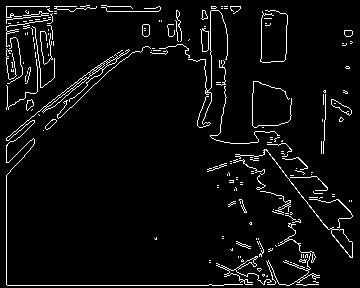
%> input picture Post-processing/E/e1200.jpg, 360 x 288 px
$ octave compare.m   (GNU Octave 9; MATLAB toolbox functions it lacks are replaced by stand-ins)
%> lines starting %> are read from the running program, lines starting %| are printed output that depends on the picture
clc;
clear;
close all;
x=imread('e1200.jpg');
%> x is the input picture: size 288x360 uint8; min 0, max 255, mean 13.1
y=imread('I1200.jpg');
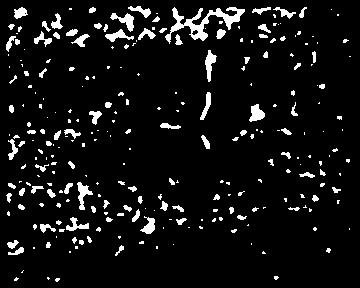
%> input picture Post-processing/I/I1200.jpg, 360 x 288 px
%> y is the input picture: size 288x360 uint8; min 0, max 255, mean 18.9
z=imread('f1200.jpg');
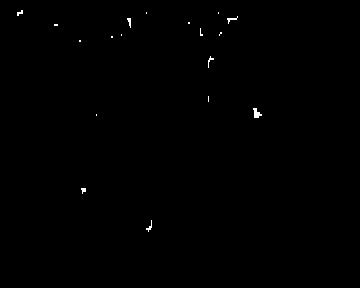
%> input picture Post-processing/F/f1200.jpg, 360 x 288 px
%> z is the input picture: size 288x360 uint8; min 0, max 255, mean 0.6
a=ssim(y,x);
%> a = 0.36
b=ssim(z,x);
%> b = 0.594
c=psnr(y,x);
%> c = 9.69
d=psnr(z,x);
%> d = 13.08

disp(a);
%| 0.3602
disp(b);
%| 0.5937
disp(c);
%| 9.6940
disp(d);
%| 13.083
